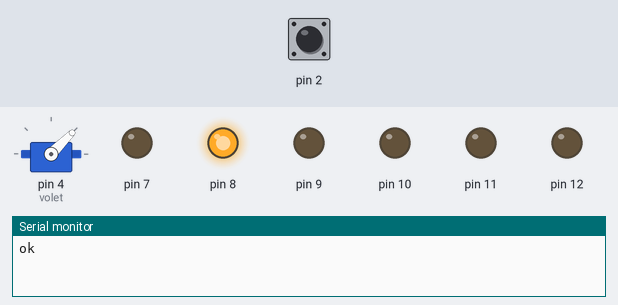
This sketch was run on a simulated Arduino Uno, built with avr-gcc and run on an emulated ATmega328P. Parts: servo, output pins drawn as LEDs (lit = HIGH), the last lines printed to the serial monitor. The test bench sets the inputs (shaded band); at power-on: pin 2 HIGH.

Above: at 0.1 s.
At 3.1 s:
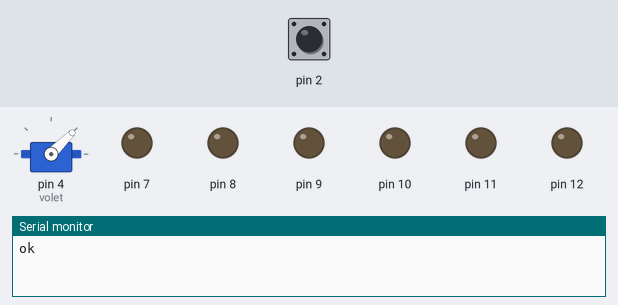
At 5.1 s:
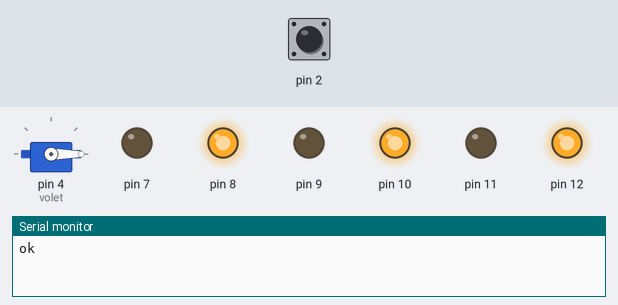
At 13.1 s:
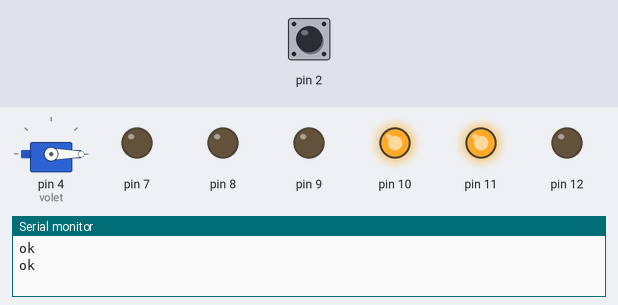
At 20.1 s:
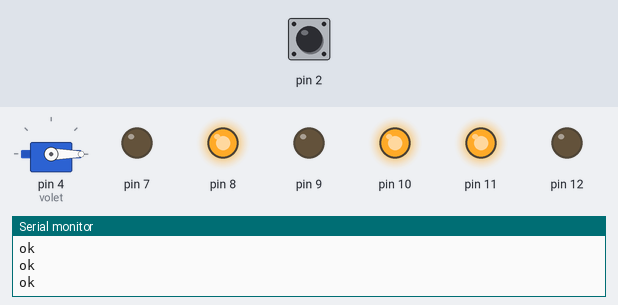
At 35.1 s:
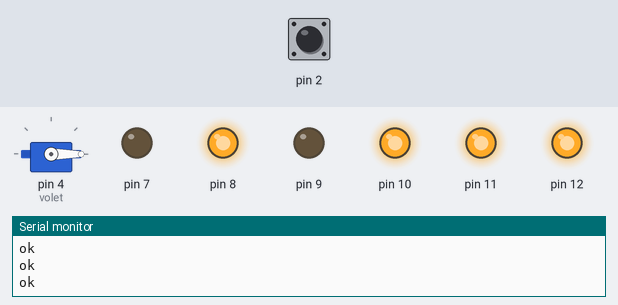
Timing chart, 0 to 36.6 s (numbered marks = the images above):
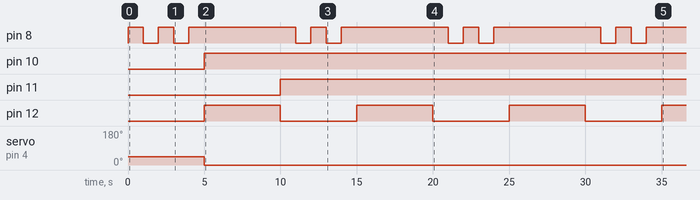

The sketch:

borobot.ino
```cpp
#include <Arduino.h>
#include "borobot.h"
//Initilisation des pins du robot
Borobot bot;
int x(0);

void Robot50HzInterrupt() {
    x++;
    if(x%10 == 0)
        Serial.println(x);

}

void setup() {
    Serial.begin(9600);
    bot.move_volet(VOLET_CLOSE);
}

void loop() {
    Serial.println("ok");
    bot.waitForClick(BUT_1);
    bot.blink_led_with_temp(5, 1000, LED_1);
    bot.move_volet(VOLET_OPEN);
    bot.avance();
    delay(5000);
    bot.stop();
    bot.tourne(ROT_DROITE);
}
```

borobot.h
```cpp
#ifndef BOROBOT_H_INCLUDED
#define BOROBOT_H_INCLUDED

#include <Arduino.h>
#include <Servo.h>

//définition des modes du robot
#define MOD_INIT 1
#define MOD_WAIT 2
#define MOD_SEARCH 3
#define MOD_ATCK_1 4

//definition des sens de rotation
#define ROT_DROITE 1
#define ROT_GAUCHE 0

//définition des modes du volet
#define VOLET_OPEN 0
#define VOLET_CLOSE 45

//définition des Boutons pour waitForClick()
#define BUT_1 2
#define BUT_2 3

#define LED_1 7
#define LED_2 8

class Borobot {

    public:
        Borobot(); //constructeur
        void blink_led_with_temp(int, int, uint8_t);
        void avance();
        void recule();
        void tourne(uint8_t); //sens = 1 = sens horaire / sens = 0 = sens antihoraire
        void stop();
        void waitForClick(uint8_t);
        void move_volet(uint8_t);

    private:
        uint8_t led1, led2;
        uint8_t but1, but2;
        uint8_t capt_white_line1, capt_white_line2, capt_ir1, capt_ir2;
        uint8_t moteur_droite_avant, moteur_droite_arriere, moteur_gauche_avant, moteur_gauche_arriere;
        Servo volet;
        uint8_t mode;
};

#endif // BOROBOT_H_INCLUDED
```

borobot_class.cpp
```cpp
#include <Arduino.h>
#include <Servo.h>
#include "borobot.h"

//######## implï¿½mentation des fonctions ########
Borobot::Borobot() : // dï¿½finitions des pins
    mode(MOD_INIT),
    led1(LED_1), led2(LED_2),
    but1(BUT_1), but2(BUT_2),
    capt_white_line1(A1), capt_white_line2(A0), capt_ir1(A2), capt_ir2(A3),
    moteur_droite_avant(12), moteur_droite_arriere(11), moteur_gauche_avant(10), moteur_gauche_arriere(9)
{
    volet.attach(4);
    pinMode(led1, OUTPUT);
    pinMode(led2, OUTPUT);
    pinMode(but1, INPUT_PULLUP);
    pinMode(but2, INPUT_PULLUP);
    pinMode(capt_white_line1, INPUT);
    pinMode(capt_white_line2, INPUT);
    pinMode(capt_ir1, INPUT);
    pinMode(capt_ir2, INPUT);
    pinMode(moteur_droite_arriere, OUTPUT);
    pinMode(moteur_droite_avant, OUTPUT);
    pinMode(moteur_gauche_arriere, OUTPUT);
    pinMode(moteur_gauche_avant, OUTPUT);
}

void Borobot::blink_led_with_temp(int repetion, int time, uint8_t led_to_blink){
    uint8_t *led;
    if(led_to_blink == 1)
        led = &led1;
    else
        led = &led2;
    uint8_t val = HIGH;
    for(int i=0; i < repetion; i++){
        digitalWrite(*led, val);
        delay(time);
        if (val == HIGH)
          val = LOW;
        else
          val = HIGH;
    }
}

void Borobot::stop(){
    digitalWrite(moteur_droite_arriere, LOW);
    digitalWrite(moteur_droite_avant, LOW);
    digitalWrite(moteur_gauche_arriere, LOW);
    digitalWrite(moteur_gauche_avant, LOW);
}

void Borobot::avance(){
    digitalWrite(moteur_droite_avant, HIGH);
    digitalWrite(moteur_gauche_avant, HIGH);
}

void Borobot::recule(){
    digitalWrite(moteur_droite_arriere, HIGH);
    digitalWrite(moteur_gauche_arriere, HIGH);
}

void Borobot::tourne(uint8_t sens){
    this->stop();
    if(sens == ROT_DROITE){
        digitalWrite(moteur_droite_arriere, HIGH);
        digitalWrite(moteur_gauche_avant, HIGH);
    } else if (sens == ROT_GAUCHE) {
        digitalWrite(moteur_gauche_arriere, HIGH);
        digitalWrite(moteur_gauche_avant, HIGH);
    }
}

void Borobot::waitForClick(uint8_t but){
    while(digitalRead(but) != HIGH);
}
 void Borobot::move_volet(uint8_t pos){
    volet.write(pos);
 }
```

Measured:
- by itself, pin 8: repeats every 10.0 s: LOW 1.0 s, HIGH 1.0 s, LOW 1.0 s, HIGH 7.0 s
- by itself, pin 10: LOW → HIGH at 5.0 s
- by itself, pin 11: LOW → HIGH at 10.0 s
- by itself, pin 12: alternates HIGH for 5.0 s and LOW for 5.0 s
- by itself, servo on pin 4 (volet): 45° → 0° at 5.0 s
